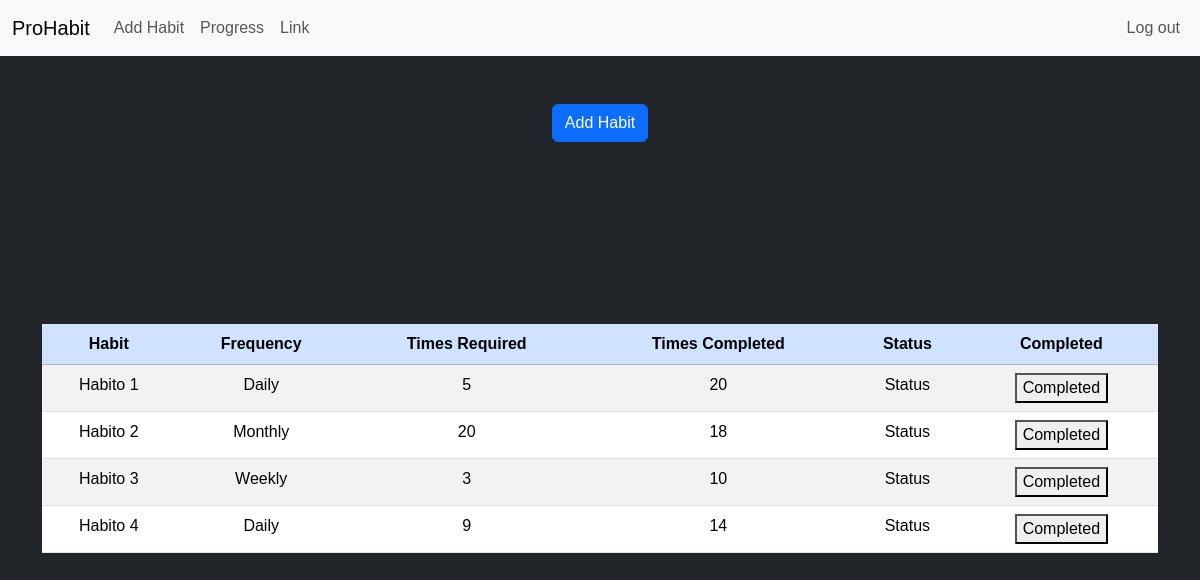
The page / (signed in) on the database its author committed.
### tables this page shows
CREATE TABLE habits (
    id INTEGER,
    habit TEXT NOT NULL,
    frequency TEXT NOT NULL,
    times INTEGER NOT NULL,
    user_id INTEGER NOT NULL,
    PRIMARY KEY(id),
    FOREIGN KEY(user_id) REFERENCES users(id)
);

### app.py (the view)
@app.route("/")
def index():
    conn = db.connect()
    user_habits = conn.execute(text("SELECT * FROM habits WHERE user_id = :user_id"), {"user_id": session["user_id"]}).mappings().fetchall()
    track_habit = conn.execute(text("SELECT habit_id, COUNT(*) AS completed FROM users JOIN habits ON users.id = habits.user_id JOIN habit_logs ON habits.id = habit_logs.habit_id WHERE users.id = :user_id GROUP BY habit_logs.habit_id"), {"user_id": session["user_id"]}).mappings().fetchall()
    return render_template("index.html", user_habits=user_habits, track_habit=track_habit)

### app.py (called while the page is built)
@app.before_request
def require_login():
    routes = ["/", "/add_habit"]
    if session.get("user_id") is None and request.path in routes:
        return redirect("/login")

### templates/index.html (shortened to what this page needs)
{% extends "layout.html" %}
{% block main %}
    <button class="btn btn-primary mb-4" id="show_form">Add Habit</button>
    <div>
        <table class="table table-striped table-hover">
            <thead class="table-primary">
                <tr>
                    <th>Habit</th>
                    <th>Frequency</th>
                    <th>Times Required</th>
                    <th>Times Completed</th>
                    <th>Status</th>
                    <th>Completed</th>
                </tr>
            </thead>
            <tbody>
                {% for habit in user_habits %}
                <tr>
                    <td> {{ habit.habit }} </td>
                    <td> {{ habit.frequency }} </td>
                    <td> {{ habit.times }} </td>
                    {% set track = track_habit | selectattr('habit_id', 'equalto', habit.id) | first %}
                    <td> {{ track.completed if track else 0 }} </td>
                    <td> Status </td>
                    <td>
                        <button class="mark-btn" data-habit-id="{{ habit.id }}">Completed</button>
                    </td>
                </tr>
                {% endfor %}
            </tbody>
        </table>
    </div>
{% endblock %}

### templates/layout.html (shortened to what this page needs)
<!DOCTYPE html>
<html lang="en">
<head>
    <link href="https://cdn.jsdelivr.net/npm/bootstrap@5.3.5/dist/css/bootstrap.min.css" rel="stylesheet">
    <link rel="stylesheet" href="/static/styles.css">
</head>
<body>
    <nav class="navbar navbar-expand-lg bg-body-tertiary">
        <div class="container-fluid">
            <a class="navbar-brand" href="/">ProHabit</a>
            <div class="collapse navbar-collapse" id="navbarSupportedContent">
                {% if session["user_id"] %}
                <ul class="navbar-nav me-auto mb-2 mb-lg-0">
                    <li class="nav-item"><a class="nav-link" href="#">Add Habit</a></li>
                    <li class="nav-item"><a class="nav-link" href="#">Progress</a></li>
                    <li class="nav-item"><a class="nav-link" href="#">Link</a></li>
                </ul>
                <ul class="navbar-nav ms-auto mb-2 mb-lg-0">
                    <li class="nav-item"><a class="nav-link" href="/logout">Log out</a></li>
                </ul>
                {% else %}
                <ul class="navbar-nav ms-auto mb-2 mb-lg-0">
                    <li class="nav-item"><a class="nav-link" href="/login">Log In</a></li>
                    <li class="nav-item"><a class="nav-link" href="/register">Register</a></li>
                </ul>
                {% endif %}
            </div>
        </div>
    </nav>
</body>
<main class="container py-5 text-center">
    {% block main %}{% endblock %}
</main>
</html>

### static/styles.css (style rules this page uses)
:root { --bg-dark: #212529; --text-light: #E9ECEF; --accent-color: #4e4e4e; --border-color: #495057; }
body { background-color: var(--bg-dark); color: var(--text-light); font-family: Arial, sans-serif; }

### rows shown on the page
habits: habit "Habito 1", frequency "Daily"
habits: habit "Habito 2", frequency "Monthly"
habits: habit "Habito 3", frequency "Weekly"
habits: habit "Habito 4", frequency "Daily"

### other values the page prints
{{ habit.times }} "5" "20" "3" "9"
{{ track.completed if track else 0 }} "20" "18" "10" "14"
